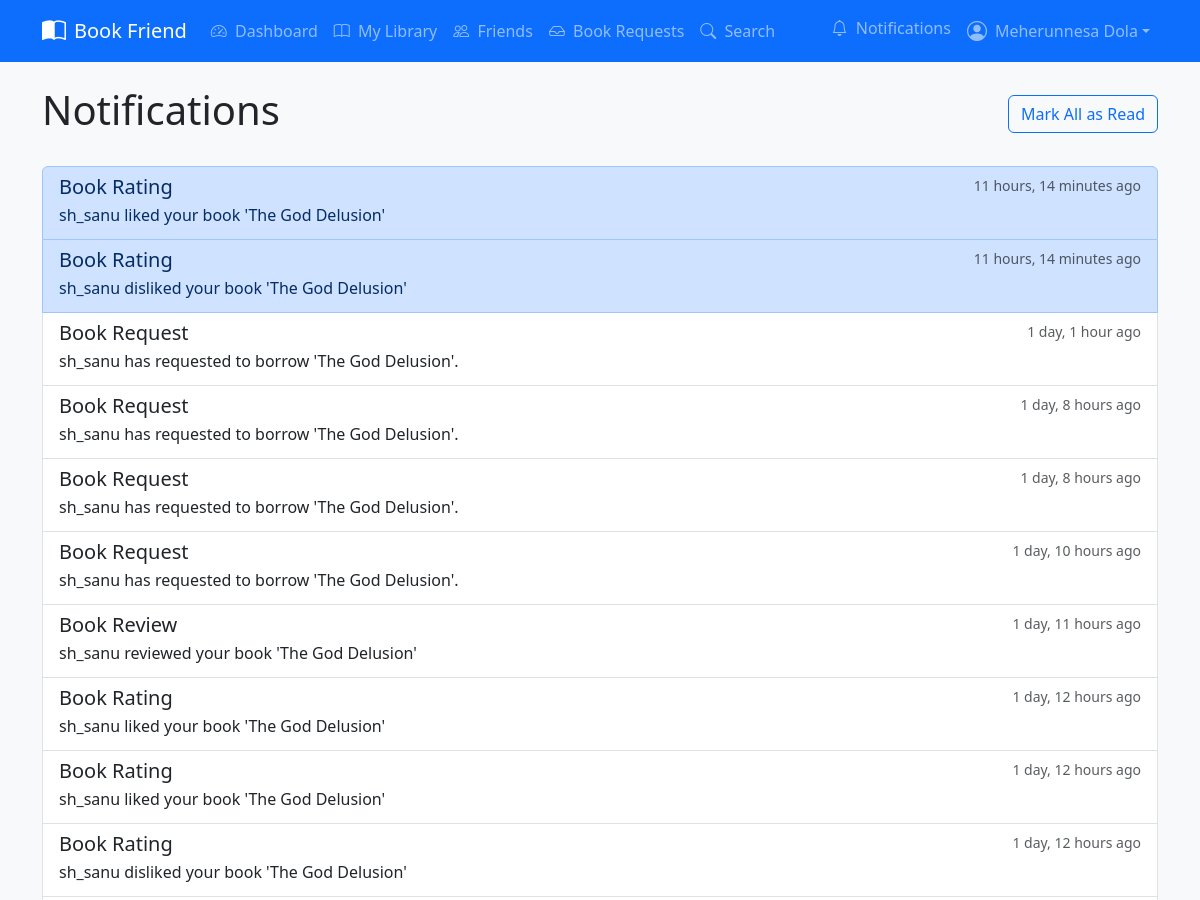
The page /notifications/ (signed in, upper part) on the database as committed earlier.
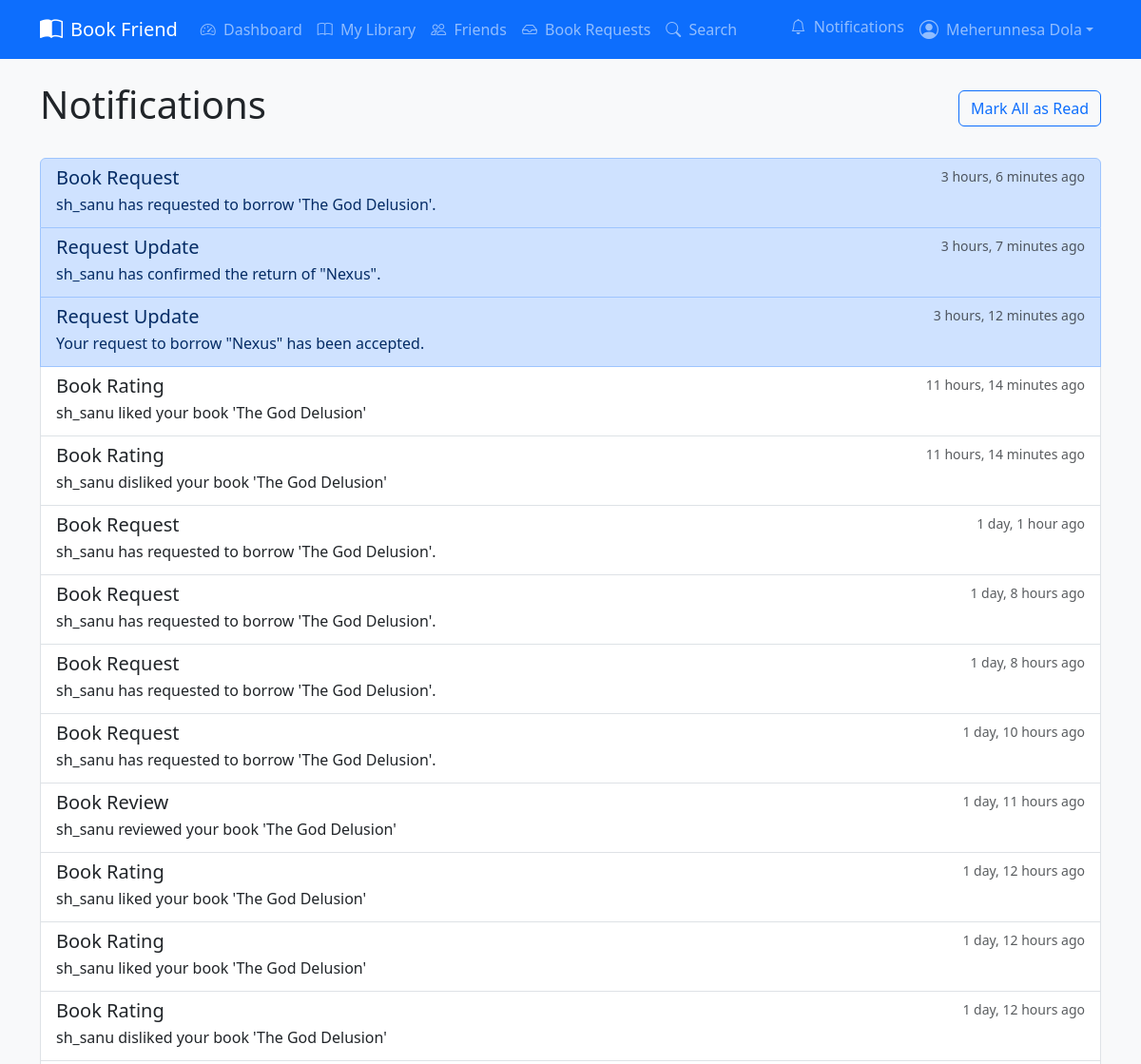
The same page on the database as committed later.
### Core/models.py (models this page shows, shortened)
class Notification(models.Model):
    TYPE_CHOICES = [
        ('friend_request', 'Friend Request'),
        ('book_request', 'Book Request'),
        ('request_update', 'Request Update'),
        ('due_reminder', 'Due Reminder'),
        ('book_rating', 'Book Rating'),
        ('book_review', 'Book Review'), # Added book review notification type
    ]
    user = models.ForeignKey(User, on_delete=models.CASCADE)
    notification_type = models.CharField(max_length=20, choices=TYPE_CHOICES)
    message = models.TextField()
    read = models.BooleanField(default=False)
    created_at = models.DateTimeField(auto_now_add=True)
    related_user = models.ForeignKey(User, on_delete=models.SET_NULL, null=True, blank=True, related_name='related_notifications')
    related_book = models.ForeignKey(Book, on_delete=models.SET_NULL, null=True, blank=True)
    related_book_request = models.ForeignKey(BookRequest, on_delete=models.SET_NULL, null=True, blank=True)
    related_friendship = models.ForeignKey(Friendship, on_delete=models.SET_NULL, null=True, blank=True)
    related_book_review = models.ForeignKey('BookReview', on_delete=models.SET_NULL, null=True, blank=True) # Added book review relation

### Core/views.py (the view)
# urls.py: path("notifications/", views.notifications_view, name="notifications"),
@login_required
def notifications_view(request):
    notifications = Notification.objects.filter(user=request.user).order_by(
        "-created_at"
    )
    unread_count = notifications.filter(read=False).count()
    if request.method == "POST":
        notifications.filter(read=False).update(read=True)
        return redirect("core:notifications")
    context = {
        "notifications": notifications,
        "unread_count": unread_count,
    }
    return render(request, "core/notifications/list.html", context)

### Core/context_processors.py (called while the page is built)
def notification_count(request):
    if request.user.is_authenticated:
        unread_count = Notification.objects.filter(user=request.user, read=False).count()
        return {'unread_notifications': unread_count}
    return {'unread_notifications': 0}

### templates/core/notifications/list.html (shortened to what this page needs)
{% extends 'core/base.html' %}
{% block content %}
<div class="container">
    <div class="d-flex justify-content-between align-items-center mb-4">
        <h1>Notifications</h1>
        {% if unread_count %}
            <form method="post">
                <button type="submit" class="btn btn-outline-primary">Mark All as Read</button>
            </form>
        {% endif %}
    </div>
    {% if notifications %}
        <div class="list-group">
            {% for notification in notifications %}
                <a href="{% url 'core:notification_redirect' notification.id %}" class="list-group-item list-group-item-action {% if not notification.read %}list-group-item-primary{% endif %}">
                    <div class="d-flex w-100 justify-content-between">
                        <h5 class="mb-1">{{ notification.get_notification_type_display }}</h5>
                        <small class="text-muted">{{ notification.created_at|timesince }} ago</small>
                    </div>
                    <p class="mb-1">{{ notification.message }}</p>
                </a>
            {% endfor %}
        </div>
    {% else %}
        <p class="text-muted">No notifications yet.</p>
    {% endif %}
</div>
{% endblock %}

Rows that differ between the two databases and show on the page:
added Notification: notification_type "Book Request", created_at "3 hours, 6 minutes", message "sh_sanu has requested to borrow 'The God Delusion'.", read False (drawn)
added Notification: notification_type "Request Update", created_at "3 hours, 7 minutes", message "sh_sanu has confirmed the return of \"Nexus\".", read False (drawn)
added Notification: notification_type "Request Update", created_at "3 hours, 12 minutes", message "Your request to borrow \"Nexus\" has been accepted.", read False (drawn)
changed Notification (number 4 of 13 on the later page): read False → True (drawn)
changed Notification (number 5 of 13 on the later page): read False → True (drawn)
